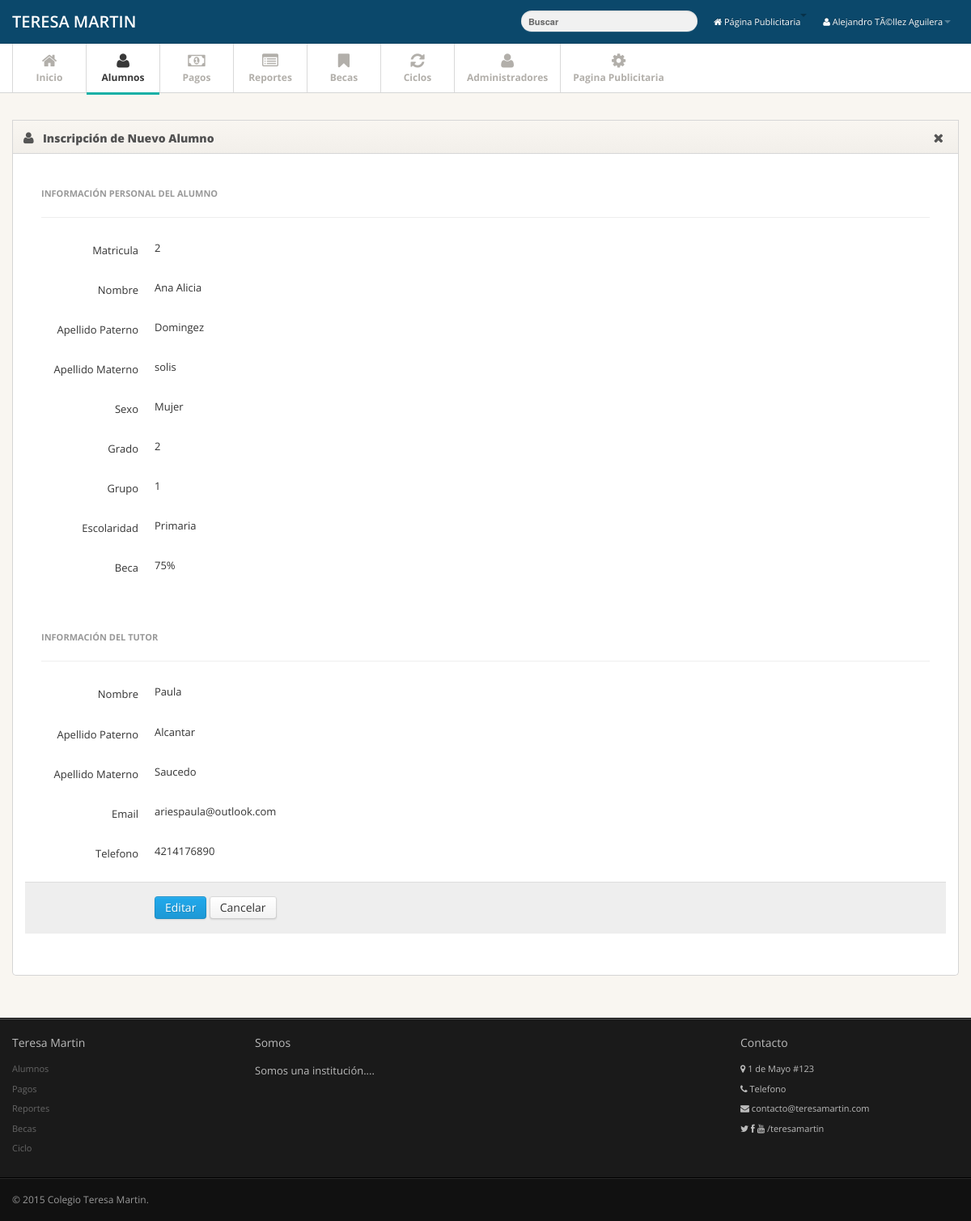
Screenshot of /admin/frm_alumno.php?matricula=2&ver=ver (signed in) with the database file from the repository.
### tables this page shows
CREATE TABLE IF NOT EXISTS `alumno` (
  `matricula` int(11) NOT NULL,
  `a_paterno` varchar(45) NOT NULL,
  `a_materno` varchar(45) NOT NULL,
  `nombre` varchar(45) NOT NULL,
  `idsexo` int(11) NOT NULL,
  `idestatus` int(11) NOT NULL,
  `idgg` int(11) NOT NULL,
  `idescolaridad` int(11) NOT NULL,
  `idtutor` int(11) NOT NULL,
  `idbeca` int(11) NOT NULL,
  `idgrado` int(11) NOT NULL,
  `idgrupo` int(11) NOT NULL
);

CREATE TABLE IF NOT EXISTS `tutor` (
`idtutor` int(11) NOT NULL,
  `a_paterno` varchar(45) NOT NULL,
  `a_materno` varchar(45) NOT NULL,
  `nombre` varchar(45) NOT NULL,
  `email` varchar(45) NOT NULL,
  `telefono` varchar(45) NOT NULL
);

### admin/frm_alumno.php (the view, shortened to what the rows shown need)
<?php
if(isset($_GET['matricula'])){
   $matricula = $_GET['matricula'];
   include_once 'Alumno.php';
   $alumno = new Alumno();
   $datos = $alumno->get_alumno($matricula);
   $row = $datos->fetchObject();
   include_once 'Tutor.php';
   $tutor = new Tutor();
   $idTutor = $row->idtutor;
   $datos1 = $tutor->get_tutor($idTutor, null);
   $row1 = $datos1->fetchObject();
}
if(isset($_GET['ver'])){
   $ver = $_GET['ver'];
}
?>
<!DOCTYPE html>
<html lang="es">
   <head>
      <link href="../css/bootstrap.min.css" rel="stylesheet">
      <link href="../css/bootstrap-responsive.min.css" rel="stylesheet">
      <link href="../css/font-awesome2.css" rel="stylesheet">
      <link href="../css/style.css" rel="stylesheet">
      <link href="../css/pages/dashboard.css" rel="stylesheet">
      <link href="../css/styleAAA.css" rel="stylesheet">
    <link href="../css/ketchup/jquery.ketchup.css" rel="stylesheet">
    <link href="../css/ketchup/jcomfirmaction.css" rel="stylesheet">
   </head>
   <body>
      <div class="main">
         <div class="main-inner">
            <div class="container">
               <div class="row">
                  <div class="span12">
                     <div class="widget ">
                        <div class="widget-content">
                           <div class="content">
                              <div class="pane" id="formcontrols">
                                 <form id="edit-profile" class="form-horizontal valialum" method="<?php
if(isset($ver)){
   echo "get";
}else{
   echo "post";
}?>" action="<?php
if(isset($ver)){
   echo "frm_alumno.php";
}else{
   echo "agregar_alumno.php";
}
             ?>" >
                                    <fieldset>
                                       <div id="big_stats" class="cf">
                                          <?php
if(isset($matricula)){?>
                                          <div class="control-group">
                                             <div class="controls">
                                                <?php
   if(isset($_GET['matricula'])){
      if(isset($ver)){
      echo "<p class='form-control-static'>$row->matricula</p>";
   }else{
         echo "<input type='text' class='span6 disabled' name='matricula2' value='$row->matricula' id='matricula' disabled>";
          echo "<input type='hidden' name='matricula' value='$row->matricula'>";
      }
   }
   ?>
                                             </div>
                                          </div>
                                          <?php }?>
                                          <div class="control-group">
                                             <div class="controls">
                                                <?php if(isset($matricula)){
   if(isset($ver)){
      echo "<p class='form-control-static'>$row->nombre</p>";
   }else{
      echo "<input type='text' class='span6 disabled form-control' name='nombre' id='nombre' value='$row->nombre' data-validate='validate(required, rangelength(1,25))'>";
   }
}else{
   echo "<input type='text' class='span6 disabled form-control' name='nombre' id='nombre' data-validate='validate(required, rangelength(1,25))'>";
}?>
                                             </div>
                                          </div>
                                          <div class="control-group">
                                             <div class="controls">
                                                <?php if(isset($matricula)){
   if(isset($ver)){
      echo "<p class='form-control-static'>$row->a_paterno</p>";
   }else{
      echo "<input type='text' class='span6 disabled form-control' name='a_paterno' id='a_paterno' value='$row->a_paterno' data-validate='validate(required, rangelength(1,25))'>";
   }
}else{
   echo "<input type='text' class='span6 disabled form-control' name='a_paterno' id='a_paterno' data-validate='validate(required, rangelength(1,25))'>";
}?>
                                             </div>
                                          </div>
                                          <div class="control-group">
                                             <div class="controls">
                                                <?php if(isset($matricula)){
   if(isset($ver)){
      echo "<p class='form-control-static'>$row->a_materno</p>";
   }else{
      echo "<input type='text' class='span6 disabled form-control' name='a_materno' id='a_materno' value='$row->a_materno' data-validate='validate(required, rangelength(1,25))'>";
   }
}else{
   echo "<input type='text' class='span6 disabled form-control' name='a_materno' id='a_materno' data-validate='validate(required, rangelength(1,25))'>";
}?>
                                             </div>
                                          </div>
                                          <div class="control-group">
                                             <div class="controls">
                                                <?php
if(isset($matricula)){
   if(isset($ver)){
      echo "<p class='form-control-static'>$row->idgrado</p>";
   }
}?>
                                             </div>
                                          </div>
                                          <div class="control-group">
                                             <div class="controls">
                                                <?php
if(isset($matricula)){
   if(isset($ver)){
      echo "<p class='form-control-static'>$row->idgrupo</p>";
   }else{
      echo "<select class='form-control' name='grupo'>
                                                   <option value='a'"; if($row->idgrupo=="a"){echo "selected";} echo ">A</option>
                                                   <option value='b'"; if($row->idgrupo=="b"){echo "selected";} echo ">B</option>
                                                   <option value='c'"; if($row->idgrupo=="c"){echo "selected";} echo ">C</option>
                                                </select>";
   }
}else{
   echo "<select class='form-control' name='grupo'>
                                                   <option value='a'>A</option>
                                                   <option value='b'>B</option>
                                                   <option value='c'>C</option>
                                                </select>";
}?>
                                             </div>
                                          </div>
                                       </div>
                                       <br />
                                       <div id="big_stats2" class="cf">
                                          <div class="control-group">
                                             <div class="controls">
                                                <?php if(isset($matricula)){
   if(isset($ver)){
      echo "<p class='form-control-static'>$row1->nombre</p>";
   }else{
      echo "<input type='text' class='span6 disabled form-control' name='nombre_tutor' id='nombre_tutor' value='$row1->nombre'>";
      echo "<input type='hidden' name='idTutor' id='idTutor' value='$row->idtutor' data-validate='validate(required, rangelength(1,25))'>";
   }
}else{
   echo "<input type='text' class='span6 disabled form-control' name='nombre_tutor' id='nombre_tutor' data-validate='validate(required, rangelength(1,25))'>";
}?>
                                             </div>
                                          </div>
                                          <div class="control-group">
                                             <div class="controls">
                                               <?php if(isset($matricula)){
   if(isset($ver)){
      echo "<p class='form-control-static'>$row1->a_paterno</p>";
   }else{
      echo "<input type='text' class='span6 disabled form-control' name='a_paterno_tutor' id='a_paterno_tutor' value='$row1->a_paterno' data-validate='validate(required, rangelength(1,25))'>";
   }
}else{
   echo "<input type='text' class='span6 disabled form-control' name='a_paterno_tutor' id='a_paterno_tutor' data-validate='validate(required, rangelength(1,25))'>";
}?>
                                             </div>
                                          </div>
                                          <div class="control-group">
                                             <div class="controls">
                                                <?php if(isset($matricula)){
   if(isset($ver)){
      echo "<p class='form-control-static'>$row1->a_materno</p>";
   }else{
      echo "<input type='text' class='span6 disabled form-control' name='a_materno_tutor' id='a_materno_tutor' value='$row1->a_materno'data-validate='validate(required, rangelength(1,25))'>";
   }
}else{
   echo "<input type='text' class='span6 disabled form-control' name='a_materno_tutor' id='a_materno_tutor'data-validate='validate(required, rangelength(1,25))'>";
}?>
                                             </div>
                                          </div>
                                          <div class="control-group">
                                             <div class="controls">
                                                <?php if(isset($matricula)){
   if(isset($ver)){
      echo "<p class='form-control-static'>$row1->email</p>";
   }else{
      echo "<input type='email' class='span6 disabled form-control' name='email_tutor' id='email_tutor' value='$row1->email' data-validate='validate(required, email)'>";
   }
}else{
   echo "<input type='email' class='span6 disabled form-control' name='email_tutor' id='email_tutor' data-validate='validate(required, email)'>";
}?>
                                             </div>
                                          </div>
                                          <div class="control-group">
                                             <div class="controls">
                                                <?php if(isset($matricula)){
   if(isset($ver)){
      echo "<p class='form-control-static'>$row1->telefono</p>";
   }else{
      echo "<input type='tel' class='span6 disabled form-control' name='telefono_tutor' id='telefono_tutor' value='$row1->telefono' data-validate='validate(required, number, rangelength(1,10))'>";
   }
}else{
   echo "<input type='tel' class='span6 disabled form-control' name='telefono_tutor' id='telefono_tutor' data-validate='validate(required, number, rangelength(1,10))'>";
}?>
                                             </div>
                                          </div>
                                       </div>
                                    </fieldset>
                                 </form>
                              </div>
                           </div>
                        </div>
                     </div>
                  </div>
               </div>
            </div>
         </div>
      </div>
   </body>
</html>

### rows the page displays
alumno: matricula "2", nombre "Ana Alicia", a_paterno "Domingez", a_materno "solis", idgrado "2", idgrupo "1"
tutor: nombre "Paula", a_paterno "Alcantar", a_materno "Saucedo", email "ariespaula@outlook.com", telefono "4214176890"

### other values shown
$_SESSION['nombre'] "Alejandro TÃ©llez Aguilera"
